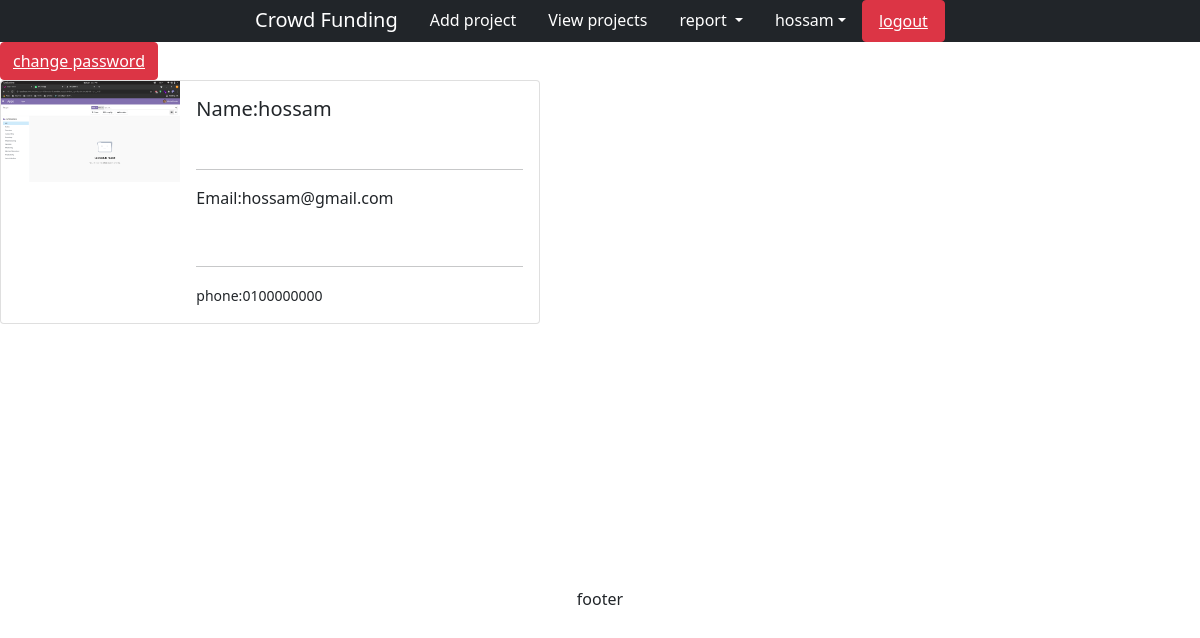
The page /user/viewuser (signed in) on the database its author committed.
### userApp/models.py (models this page shows, shortened)
class Profile (models.Model):
    user= models.OneToOneField(User,null=True,on_delete=models.CASCADE)
    name=models.CharField(max_length=200,null=True)
    phone=models.CharField(max_length=200,null=True)
    email=models.CharField(max_length=200,null=True)
    picture=models.ImageField(max_length=225,upload_to='pic/',default=3)

### userApp/views.py (the view)
# urls.py: path('viewuser',views.viewuser,name='viewUser'),
def viewuser(request):
    profile = Profile.objects.get(user=request.user)
    return render(request, 'demo/viewuser.html', {'profile':profile})

### templates/demo/viewuser.html (shortened to what this page needs)
{% extends 'base.html' %}
{% block name %}
    <button class="btn btn-danger"><a style="color:white" href="{% url 'userProfileView' %}"> change password</a></button>
<div class="card mb-3" style="max-width: 540px;">
  <div class="row g-0">
    <div class="col-md-4">
      <img src="{{profile.picture.url}}" class="img-fluid rounded-start" alt="...">
    </div>
    <div class="col-md-8">
      <div class="card-body">
        <h5 class="card-title">Name:{{profile.name}}</h5>
        <br>
        <hr>
        <p class="card-text">Email:{{profile.email}}</p>
            <br>
           <hr>
        <p class="card-text"><small >phone:{{profile.phone}}</small></p>
      </div>
    </div>
  </div>
</div>
{% endblock name %}

### templates/base.html (shortened to what this page needs)
<!DOCTYPE html>
<html lang="en">
<head>
    <link href="https://cdn.jsdelivr.net/npm/bootstrap@5.1.3/dist/css/bootstrap.min.css" rel="stylesheet"
>
</head>
<body>
{% if user.is_authenticated %}
<ul class="nav justify-content-center bg-dark">
    <a class="navbar-brand" style="color: white;" href="{% url 'home' %}">Crowd Funding</a>
    <li class="nav-item">
        <a class="nav-link active" style="color: white;" aria-current="page" href="{% url 'projectadd' %}">Add project</a>
    </li>
    <li class="nav-item">
        <a class="nav-link" style="color: white;" href="{% url 'viewprojects' %}">View projects</a>
    </li>
        <li class="nav-item dropdown">
        <a class="nav-link dropdown-toggle" style="color: white;" id="navbarDropdown2" role="button" data-bs-toggle="dropdown"
           aria-haspopup="true" aria-expanded="false">
            report
        </a>
    </li>
    <li class="nav-item">
        <a class="nav-link  dropdown-toggle  " style="color: white" data-bs-toggle="dropdown" role="button">
            {{user.username}}</a>
    </li>
    <li class="nav-item">
        <button class="nav-link btn btn-danger"><a  style="color:white" href="{% url 'logout' %}"> logout</a></button>
    </li>
</ul>
{% endif %}
{% block name %}{% endblock name %}
<pre>
</pre>
{% if user.is_authenticated %}
<footer style="text-align: center;">footer</footer>
{% endif %}
</body>
</html>

### rows shown on the page
Profile: picture (picture), name "hossam", email "hossam@gmail.com", phone "0100000000"

### other values the page prints
{{ user.username }} "hossam"
